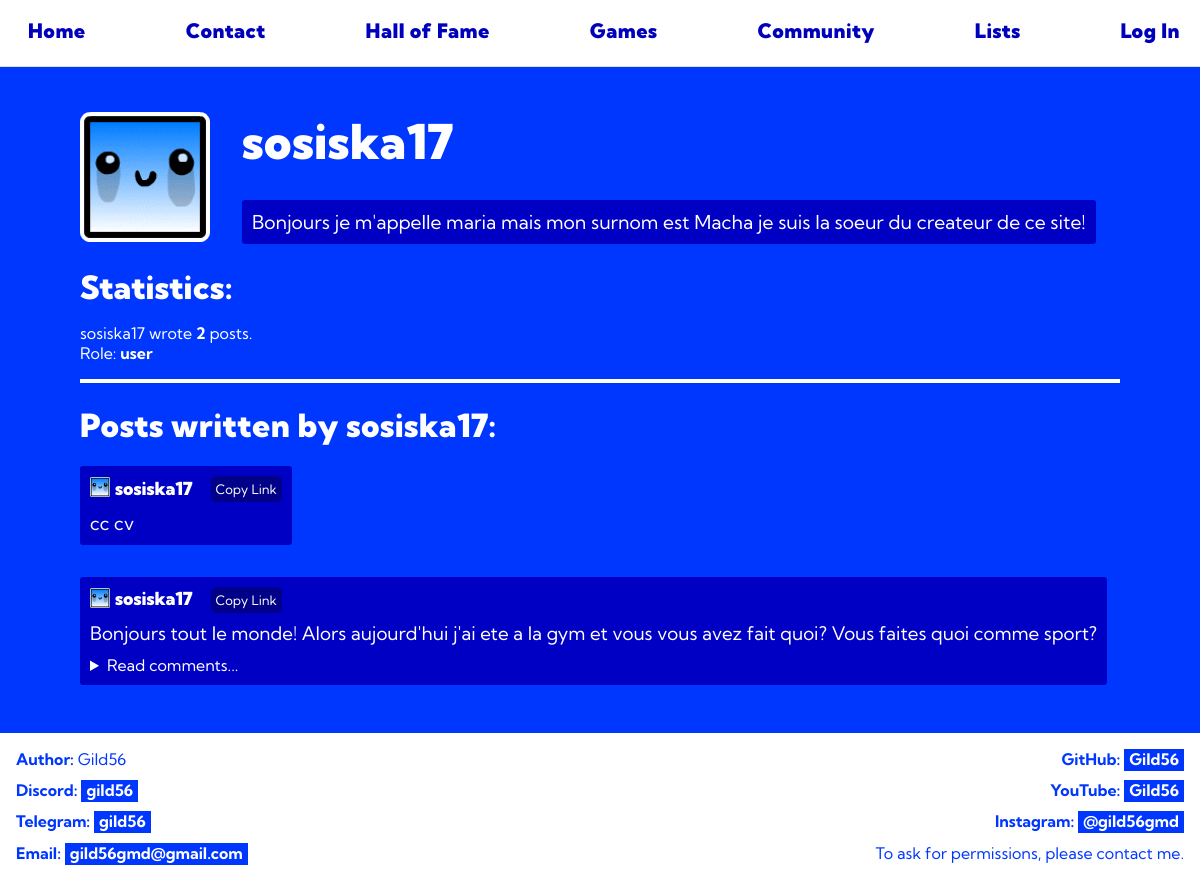
Page /users/sosiska17 on the committed database.
### tables this page shows
CREATE TABLE "accounts" (
                id INTEGER PRIMARY KEY AUTOINCREMENT,
                login TEXT UNIQUE NOT NULL,
                password TEXT NOT NULL,
                email TEXT NOT NULL,
                role TEXT DEFAULT 'user',
                bio TEXT DEFAULT "There's not yet bio...",
                pfp TEXT DEFAULT 'default',
                timestamp DATETIME DEFAULT CURRENT_TIMESTAMP
            );

CREATE TABLE posts (
    id INTEGER PRIMARY KEY AUTOINCREMENT,
    content TEXT NOT NULL,
    author_name INTEGER NOT NULL
);

### app.py (the view)
@app.route('/users/<profile>', methods=["GET", "POST"])
def user_profile(profile: str):
    if request.method == "POST":
        content = request.form["input_bio"]
        if content:
            g.db.set_bio(get_username(), content)
        return redirect(url_for('user_profile', profile=profile))
    posts = g.db.get_posts()
    comments = g.db.get_comments()
    bio = g.db.get_bio(profile)
    posts_count = 0
    for post in posts:
        if post[2] == profile:
            posts_count += 1
    comments_post_ids: list[str] = []
    for comment in comments:
        if comment[2] not in comments_post_ids:
            comments_post_ids.append(comment[2])
    posts_authors: list[str] = []
    for post in posts:
        if post[2] not in posts_authors:
            posts_authors.append(post[2])
    theres_posts = False
    if profile in posts_authors:
        theres_posts = True
    if profile == get_username():
        my_profile = True
    else:
        my_profile = False
    if not g.db.user_exists(profile):
        return redirect(url_for('error404'))
    return render_template(
        'profile.html', username=get_username(),
        logged_in=logged_in(), my_profile=my_profile,
        posts=posts, comments=comments, profile=profile,
        comments_post_ids=comments_post_ids, bio=bio,
        get_pfp=get_pfp, profile_role=g.db.get_role(profile),
        theres_posts=theres_posts, posts_count=posts_count,
        get_role=g.db.get_role, role=get_role(),
        get_comment_author=g.db.get_comment_author,
        get_post_author=g.db.get_post_author,
        pfps=get_all_pfps()
    )

### app.py (called while the page is built)
def get_pfp(user: str) -> str:
    return g.db.get_pfp(user)

def logged_in() -> bool:
    return session.get("account_login", None) is not None

def get_username() -> str | None:
    return session.get("account_login", None)

def get_role() -> str:
    try:
        return g.db.get_role(get_username())
    except Exception:
        return "user"

def get_all_pfps() -> list[str]:
    return sorted(os.listdir("static/images/cubes"))

@app.before_request
def before_request() -> None:
    if not hasattr(g, 'db'):
        g.db = DBScripts(db_name="site.db")
        g.db.connect()
        g.db.create_tables()

@app.teardown_appcontext
def teardown_request(exception: BaseException | None = None) -> None:
    db = getattr(g, 'db', None)
    if db is not None:
        db.disconnect()
        g.pop('db', None)

### core/database.py (called while the page is built, shortened)
    def connect(self) -> None:
        self.connection = sql.connect(self.db_name)
        self.cursor = self.connection.cursor()

    def disconnect(self) -> None:
        if self.cursor:
            self.cursor.close()
        if self.connection:
            self.connection.close()

    def files_to_dict(self) -> None:
        directory_path = "core/sql"
        for filename in os.listdir(directory_path):
            file_path = os.path.join(directory_path, filename)
            if not os.path.isfile(file_path):
                continue
            with open(file_path, 'r', encoding='utf-8') as file:
                self.sql_dict[filename] = file.read()

    def get_sql(self, filename: str) -> str | Literal["error"]:
        file = f"{filename}.sql"
        return self.sql_dict.get(file, "error")

    def execute(
        self,
        input_query: str,
        args: list[Any] | None = None,
        fetch_count: int | None = -1
    ) -> Any:
        if not input_query:
            return None
        result = None
        query = self.get_sql(input_query)
        try:
            if not self.cursor or not self.connection:
                return None
            self.cursor.execute(str(query), args or [])
            match fetch_count:
                case 1:
                    result = self.cursor.fetchone()
                case -1:
                    result = self.cursor.fetchall()
                case _:
                    result = self.cursor.fetchmany(fetch_count)
            self.connection.commit()
        finally:
            return result

### core/dbscripts.py (called while the page is built)
    def user_exists(self, login: str) -> bool:
        return self.get_user(login) is not None

### templates/profile.html (shortened to what this page needs)
{% extends 'base.html' %}
{% block content %}
<header>
    <nav>
        <a href="{{ url_for('index') }}">Home</a>
        <a href="{{ url_for('contact') }}">Contact</a>
        <a href="{{ url_for('hall_of_fame') }}">Hall of Fame</a>
        <a href="{{ url_for('games') }}">Games</a>
        <a href="{{ url_for('community') }}">Community</a>
        <a href="{{ url_for('levels_list') }}">Lists</a>
        {% if my_profile and logged_in %}
            <a href="{{ url_for('user_profile', profile=username) }}" class="current">{{ username }}</a>
        {% elif logged_in %}
            <a href="{{ url_for('user_profile', profile=username) }}">{{ username }}</a>
        {% else %}
            <a href="{{ url_for('log_in') }}">Log In</a>
        {% endif %}
    </nav>
</header>
<main class="margin-top">
    <div class="columns">
        <div>
            <div class="big-img-container">
                <img src="{{ url_for('static', filename=('images/cubes/' + get_pfp(profile))) }}" height="130", width="130" alt="{{ profile }}'s pfp">
            </div>
        </div>
        <div>
            <div class="row">
                <h1 class="big no-margin">{{ profile }}</h1>
            </div>
            <p class="post bio">{{ bio }}</p>
        </div>
    </div>
    <h1 class="no-margin-bottom">Statistics:</h1>
    <p>
        {% if posts_count > 1 %}
            {{ profile }} wrote <b>{{ posts_count }}</b> posts.
        {% elif posts_count == 1 %}
            {{ profile }} wrote <b>1</b> post.
        {% else %}
            {{ profile }} didn't wrote any posts.<br>
        {% endif %}
        <br>
        {% if get_role(profile) == "user" %}
            Role: <b>user</b>
        {% else %}
            Role: admin
        {% endif %}
    </p>
    <hr>
    {% if theres_posts %}
        <h1>Posts written by {{ profile }}:</h1>
        {% for post in posts %}
            {% if post[2] == profile %}
                <div class="post">
                    <div class="row">
                        <div class="img-container">
                            <a href="{{ url_for('user_profile', profile=post[2]) }}" class="no-bg no-margin no-padding">
                                <img src="{{ url_for('static', filename=('images/cubes/' + get_pfp(post[2]))) }}" height="20", width="20" alt="{{ post[2] }}'s profile picture">
                            </a>
                        </div>
                        <a href="{{ url_for('user_profile', profile=post[2]) }}" class="name no-margin">{{ post[2] }}</a>
                        <a class="link smaller-padding" onclick="copyLink('{{ post[0] }}')">Copy Link</a>
                    </div>
                    <h3>{{ post[1] }}</h3>
                    {% if post[0] in comments_post_ids %}
                        <details><summary>Read comments...</summary>
                    {% endif %}
                    </details>
                </div>
            {% endif %}
        {% endfor %}
    {% else %}
        <h3 class="bigger-margin-bottom">There's not yet posts from {{ profile }}.</h3>
    {% endif %}
</main>
{% endblock %}

### static/css/general.css (style rules this page uses)
body { font-family: "Kumbh Sans", sans-serif; margin: 0; background-color: #0037ff; min-height: 100vh; flex-direction: column; display: flex }
header { background-color: #ffffff; color: #0037ff; text-align: center; padding: 1em 0; display: flex; align-items: center; padding: 10px 20px; border-bottom: 1px solid #ddd; position: fixed; top: 0; left: 0; width: 100%; z-index: 1000; margin: 0; }
main { padding-top: 5em; padding-left: 5em; padding-right: 5em; color: #ffffff; flex: 1; margin-bottom: 1em; }
h1, h2, nav a { letter-spacing: 0.5px; font-weight: 900; }
hr { border: #ffffff 2px solid; color: #ffffff; }

### static/css/other.css (style rules this page uses)
.big { font-size: 300% !important; margin-bottom: 0; }
.no-bg { background-color: transparent !important; }
.no-margin { margin: 0 !important; }
.margin-top { margin-top: 2em !important; }

### static/css/footer.css (style rules this page uses)
.columns { display: flex; justify-content: flex-start; margin: 0; }

### static/css/links.css (style rules this page uses)
a { padding-left: 5px; padding-right: 5px; padding-bottom: 2px; }
main a { color:#0037ff; background-color: #ffffff; text-decoration: none; font-weight: bold; transition: 0.15s; }
div.post a { color:#ffffff; background-color: inherit; text-decoration: none; font-weight: normal; transition: 0.15s; }

### static/css/navigation-bar.css (style rules this page uses)
nav { text-align: left; display: flex; flex-direction: row; justify-content: space-between; width: 100%; padding-left: 2em; padding-right: 2em; }
nav a { font-weight: 900; font-size: 200%; background-color: #ffffff; border-bottom: 5px solid transparent; color: #0000bc; padding: 8px; margin: 0; text-decoration: none; transition: 0.15s; display: flex; justify-content: flex-end; display: inline; white-space: nowrap; width: fit-content; }

### static/css/posts.css (style rules this page uses)
.post { border-radius: 3px; background-color: #0000c4; padding-left: 10px; padding-right: 10px; padding-top: 10px; padding-bottom: 10px; margin-bottom: 2em; width: fit-content; }
.post h3 { margin-top: 0.5em; margin-bottom: 0; font-weight: normal; }
.row { text-align: left; display: flex; flex-direction: row; align-items: center; }
.post .row { text-align: left; display: flex; flex-direction: row; margin-bottom: 0; }
.post .row a { margin-bottom: 0; margin-left: 1em; font-size: smaller; }
.post .row .name { margin-bottom: 0; font-size: large; font-weight: 900; white-space: nowrap; }
summary { cursor: pointer; }
details { margin-top: 10px; }
.link { display: inline-block !important; margin: 0; margin-left: 1em; padding: 0.5em 1em; background-color: #000089 !important; color: #ffffff !important; text-decoration: none !important; border-radius: 5px !important; transition: background-color 0.3s ease, transform 0.3s ease !important; border: none !important; cursor: pointer; height: fit-content; font-size: small !important; font-weight: bold; }
.smaller-padding { padding: 5px !important; white-space: nowrap; }
.bio { font-size:larger; margin: 0; margin-top: 1.5em; }
.big-img-container { margin-right: 2em; }
.no-margin-bottom { margin-bottom: 0em; }
.no-padding { padding: 0 !important; }

### static/css/mobile.css (style rules this page uses)
@media screen and (max-width: 1300px) { nav a { font-size: 125% !important; } }
@media screen and (max-width: 1300px) { nav { padding-left: 0; } }

### rows in the picture
accounts: pfp (picture), bio "Bonjours je m'appelle maria mais mon surnom est Macha je suis la soeur du createur de ce site!"
posts: author_name.pfp (picture), author_name "sosiska17", content "cc cv"
posts: author_name.pfp (picture), author_name "sosiska17", content "Bonjours tout le monde! Alors aujourd'hui j'ai ete a la gym et vous vous avez fait quoi? Vous faites quoi comme sport?", shows "Read comments..."

### other values in the picture
{{ profile }} "sosiska17"
{{ posts_count }} "2"
